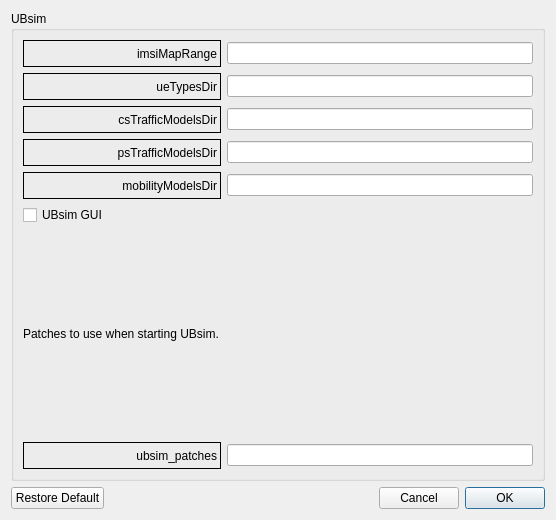
<?xml version="1.0" encoding="UTF-8"?>
<ui version="4.0">
 <class>UBsimForm</class>
 <widget class="QWidget" name="UBsimForm">
  <property name="geometry">
   <rect>
    <x>0</x>
    <y>0</y>
    <width>556</width>
    <height>520</height>
   </rect>
  </property>
  <property name="windowTitle">
   <string>Form</string>
  </property>
  <layout class="QGridLayout" name="gridLayout">
   <item row="0" column="0">
    <widget class="QGroupBox" name="gbUBsim">
     <property name="title">
      <string>UBsim</string>
     </property>
     <layout class="QGridLayout" name="gridLayout_2">
      <item row="0" column="0">
       <layout class="QHBoxLayout" name="horizontalLayout">
        <item>
         <widget class="QLabel" name="lbl_9">
          <property name="enabled">
           <bool>true</bool>
          </property>
          <property name="minimumSize">
           <size>
            <width>198</width>
            <height>27</height>
           </size>
          </property>
          <property name="maximumSize">
           <size>
            <width>16777215</width>
            <height>27</height>
           </size>
          </property>
          <property name="frameShape">
           <enum>QFrame::Box</enum>
          </property>
          <property name="frameShadow">
           <enum>QFrame::Plain</enum>
          </property>
          <property name="text">
           <string>imsiMapRange</string>
          </property>
          <property name="alignment">
           <set>Qt::AlignRight|Qt::AlignTrailing|Qt::AlignVCenter</set>
          </property>
         </widget>
        </item>
        <item>
         <widget class="QLineEdit" name="tet_imsiMapRange">
          <property name="enabled">
           <bool>true</bool>
          </property>
         </widget>
        </item>
       </layout>
      </item>
      <item row="1" column="0">
       <layout class="QVBoxLayout" name="verticalLayout_2">
        <item>
         <layout class="QVBoxLayout" name="verticalLayout">
          <item>
           <layout class="QHBoxLayout" name="horizontalLayout_3">
            <item>
             <widget class="QLabel" name="lbl_10">
              <property name="enabled">
               <bool>true</bool>
              </property>
              <property name="minimumSize">
               <size>
                <width>198</width>
                <height>27</height>
               </size>
              </property>
              <property name="frameShape">
               <enum>QFrame::Box</enum>
              </property>
              <property name="frameShadow">
               <enum>QFrame::Plain</enum>
              </property>
              <property name="text">
               <string>ueTypesDir</string>
              </property>
              <property name="alignment">
               <set>Qt::AlignRight|Qt::AlignTrailing|Qt::AlignVCenter</set>
              </property>
             </widget>
            </item>
            <item>
             <widget class="QLineEdit" name="tet_ueTypesDir">
              <property name="enabled">
               <bool>true</bool>
              </property>
             </widget>
            </item>
           </layout>
          </item>
          <item>
           <layout class="QHBoxLayout" name="horizontalLayout_4">
            <item>
             <widget class="QLabel" name="lbl_11">
              <property name="enabled">
               <bool>true</bool>
              </property>
              <property name="minimumSize">
               <size>
                <width>198</width>
                <height>27</height>
               </size>
              </property>
              <property name="frameShape">
               <enum>QFrame::Box</enum>
              </property>
              <property name="frameShadow">
               <enum>QFrame::Plain</enum>
              </property>
              <property name="text">
               <string>csTrafficModelsDir</string>
              </property>
              <property name="alignment">
               <set>Qt::AlignRight|Qt::AlignTrailing|Qt::AlignVCenter</set>
              </property>
             </widget>
            </item>
            <item>
             <widget class="QLineEdit" name="tet_csTrafficModelsDir">
              <property name="enabled">
               <bool>true</bool>
              </property>
             </widget>
            </item>
           </layout>
          </item>
          <item>
           <layout class="QHBoxLayout" name="horizontalLayout_5">
            <item>
             <widget class="QLabel" name="lbl_12">
              <property name="enabled">
               <bool>true</bool>
              </property>
              <property name="minimumSize">
               <size>
                <width>198</width>
                <height>27</height>
               </size>
              </property>
              <property name="frameShape">
               <enum>QFrame::Box</enum>
              </property>
              <property name="frameShadow">
               <enum>QFrame::Plain</enum>
              </property>
              <property name="text">
               <string>psTrafficModelsDir</string>
              </property>
              <property name="alignment">
               <set>Qt::AlignRight|Qt::AlignTrailing|Qt::AlignVCenter</set>
              </property>
             </widget>
            </item>
            <item>
             <widget class="QLineEdit" name="tet_psTrafficModelsDir">
              <property name="enabled">
               <bool>true</bool>
              </property>
             </widget>
            </item>
           </layout>
          </item>
          <item>
           <layout class="QHBoxLayout" name="horizontalLayout_6">
            <item>
             <widget class="QLabel" name="lbl_13">
              <property name="enabled">
               <bool>true</bool>
              </property>
              <property name="minimumSize">
               <size>
                <width>198</width>
                <height>27</height>
               </size>
              </property>
              <property name="frameShape">
               <enum>QFrame::Box</enum>
              </property>
              <property name="frameShadow">
               <enum>QFrame::Plain</enum>
              </property>
              <property name="text">
               <string>mobilityModelsDir</string>
              </property>
              <property name="alignment">
               <set>Qt::AlignRight|Qt::AlignTrailing|Qt::AlignVCenter</set>
              </property>
             </widget>
            </item>
            <item>
             <widget class="QLineEdit" name="tet_mobilityModelsDir">
              <property name="enabled">
               <bool>true</bool>
              </property>
             </widget>
            </item>
           </layout>
          </item>
          <item>
           <widget class="QCheckBox" name="ubSimGuiCheckbox">
            <property name="text">
             <string>UBsim GUI </string>
            </property>
           </widget>
          </item>
         </layout>
        </item>
        <item>
         <widget class="QLabel" name="label">
          <property name="text">
           <string>Patches to use when starting UBsim.</string>
          </property>
         </widget>
        </item>
        <item>
         <layout class="QHBoxLayout" name="horizontalLayout_7">
          <item>
           <widget class="QLabel" name="lbl_14">
            <property name="enabled">
             <bool>true</bool>
            </property>
            <property name="minimumSize">
             <size>
              <width>198</width>
              <height>27</height>
             </size>
            </property>
            <property name="frameShape">
             <enum>QFrame::Box</enum>
            </property>
            <property name="frameShadow">
             <enum>QFrame::Plain</enum>
            </property>
            <property name="text">
             <string>ubsim_patches</string>
            </property>
            <property name="alignment">
             <set>Qt::AlignRight|Qt::AlignTrailing|Qt::AlignVCenter</set>
            </property>
           </widget>
          </item>
          <item>
           <widget class="QLineEdit" name="tet_ubsim_patches">
            <property name="enabled">
             <bool>true</bool>
            </property>
           </widget>
          </item>
         </layout>
        </item>
       </layout>
      </item>
     </layout>
    </widget>
   </item>
   <item row="1" column="0">
    <layout class="QHBoxLayout" name="horizontalLayout_8">
     <item>
      <widget class="QPushButton" name="pbReset">
       <property name="text">
        <string>Restore Default</string>
       </property>
      </widget>
     </item>
     <item>
      <spacer name="horizontalSpacer">
       <property name="orientation">
        <enum>Qt::Horizontal</enum>
       </property>
       <property name="sizeHint" stdset="0">
        <size>
         <width>40</width>
         <height>20</height>
        </size>
       </property>
      </spacer>
     </item>
     <item>
      <spacer name="horizontalSpacer_2">
       <property name="orientation">
        <enum>Qt::Horizontal</enum>
       </property>
       <property name="sizeHint" stdset="0">
        <size>
         <width>40</width>
         <height>20</height>
        </size>
       </property>
      </spacer>
     </item>
     <item>
      <widget class="QDialogButtonBox" name="buttonBox">
       <property name="enabled">
        <bool>true</bool>
       </property>
       <property name="maximumSize">
        <size>
         <width>200</width>
         <height>16777215</height>
        </size>
       </property>
       <property name="layoutDirection">
        <enum>Qt::RightToLeft</enum>
       </property>
       <property name="autoFillBackground">
        <bool>false</bool>
       </property>
       <property name="orientation">
        <enum>Qt::Horizontal</enum>
       </property>
       <property name="standardButtons">
        <set>QDialogButtonBox::Cancel|QDialogButtonBox::Ok</set>
       </property>
       <property name="centerButtons">
        <bool>false</bool>
       </property>
      </widget>
     </item>
    </layout>
   </item>
  </layout>
 </widget>
 <resources/>
 <connections/>
</ui>
